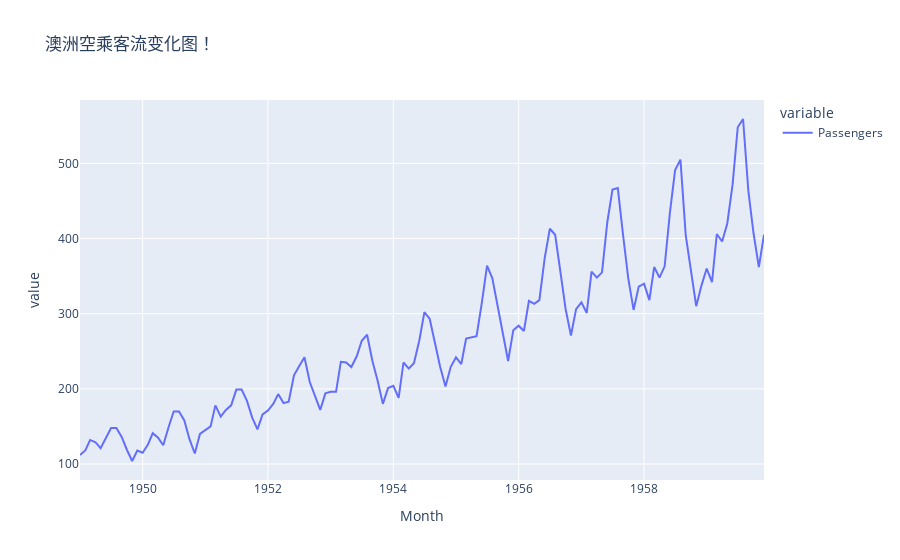

The cell this chart's notebook holds for it:
### Code cell
# 试着画图展示一下原始数据 (非题目)
data_fig = px.line(data,y=['Passengers'],title="澳洲空乘客流变化图！")
data_fig.show()

### Figure 1 — Plotly figure (JSON) as saved in the notebook; plotly's stock layout.template omitted (floating-point values rounded to 4 significant figures; data arrays with more than 128 entries replaced by an {"elided": "..."} marker saying what was removed)
{"data": [{"hovertemplate": "variable=Passengers<br>Month=%{x}<br>value=%{y}<extra></extra>", "legendgroup": "Passengers", "line": {"color": "#636efa", "dash": "solid"}, "mode": "lines", "name": "Passengers", "orientation": "v", "showlegend": true, "type": "scatter", "x": {"elided": "132 str values"}, "xaxis": "x", "y": {"elided": "132 int values"}, "yaxis": "y"}], "layout": {"legend": {"title": {"text": "variable"}, "tracegroupgap": 0}, "title": {"text": "澳洲空乘客流变化图！"}, "xaxis": {"anchor": "y", "domain": [0, 1], "title": {"text": "Month"}}, "yaxis": {"anchor": "x", "domain": [0, 1], "title": {"text": "value"}}}}
